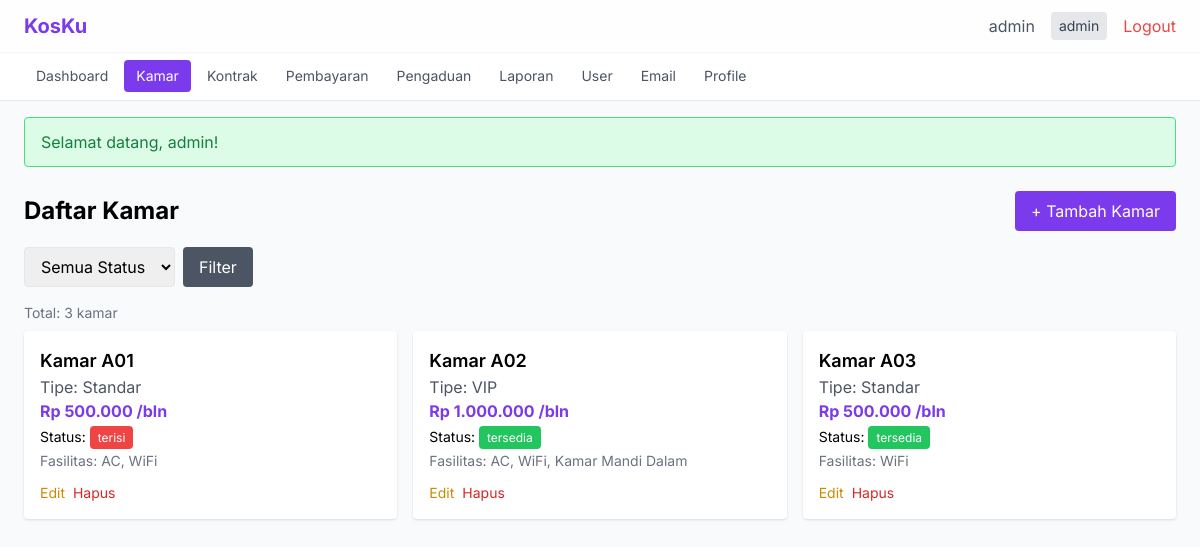
Page /kamar/index (signed in) on the committed database.
### tables this page shows
CREATE TABLE kamar (
    id INT AUTO_INCREMENT PRIMARY KEY,
    nomor_kamar VARCHAR(10) NOT NULL UNIQUE,
    tipe VARCHAR(50),
    harga DECIMAL(12,2) NOT NULL,
    kapasitas INT DEFAULT 1,
    fasilitas TEXT,
    status ENUM('tersedia', 'terisi', 'maintenance') NOT NULL DEFAULT 'tersedia',
    foto VARCHAR(255),
    created_at TIMESTAMP DEFAULT CURRENT_TIMESTAMP
);

### src/Controllers/KamarController.php (called while the page is built, shortened)
<?php
class KamarController
{
    private Kamar $kamar;
    public function __construct()
    {
        $this->kamar = new Kamar();
    }
    public function index(): void
    {
        $filter = '';
        $params = [];
        $data = $this->kamar->getAll($filter, $params);
        require_once __DIR__ . '/../../views/kamar/index.php';
    }
}

### public/index.php (called while the page is built, shortened)
<?php
$requestUri = $_SERVER['REQUEST_URI'] ?? '/';
$requestUri = parse_url($requestUri, PHP_URL_PATH);
$requestUri = ltrim($requestUri, '/');
$url = !empty($requestUri) ? $requestUri : ($_GET['url'] ?? '');
$url = rtrim($url, '/');
$url = filter_var($url, FILTER_SANITIZE_URL);
$url = explode('/', $url);
$controllerName = !empty($url[0]) ? ucfirst($url[0]) . 'Controller' : 'AuthController';
$defaultMethod = $controllerName === 'AuthController' ? 'login' : 'index';
$methodName = $url[1] ?? $defaultMethod;
$params = array_slice($url, 2);
$controller = new $controllerClass();
call_user_func_array([$controller, $methodName], $params);

### src/Models/Kamar.php (called while the page is built, shortened)
<?php
class Kamar
{
    private PDO $db;
    public function __construct()
    {
        $this->db = Database::getConnection();
    }
    public function getAll(string $filter = '', array $params = []): array
    {
        $sql = "SELECT * FROM kamar WHERE 1=1 $filter ORDER BY nomor_kamar";
        $stmt = $this->db->prepare($sql);
        $stmt->execute($params);
        return $stmt->fetchAll();
    }
}

### config/database.php (called while the page is built, shortened)
<?php
class Database
{
    private static ?PDO $instance = null;
    private static string $host = 'localhost';
    private static string $dbname = 'kos_management';
    private static string $user = 'root';
    private static string $pass = '';
    private static string $charset = 'utf8mb4';
    public static function getConnection(): PDO
    {
        if (self::$instance === null) {
            try {
                $dsn = "mysql:host=" . self::$host . ";dbname=" . self::$dbname . ";charset=" . self::$charset;
                self::$instance = new PDO($dsn, self::$user, self::$pass, [
                    PDO::ATTR_ERRMODE => PDO::ERRMODE_EXCEPTION,
                    PDO::ATTR_DEFAULT_FETCH_MODE => PDO::FETCH_ASSOC,
                    PDO::ATTR_EMULATE_PREPARES => false,
                ]);
            } catch (PDOException $e) {
                error_log("Database connection failed: " . $e->getMessage());
                http_response_code(500);
                require_once __DIR__ . '/../views/errors/500.php';
                exit;
            }
        }
        return self::$instance;
    }
}

### src/Helpers/Security.php (called while the page is built, shortened)
<?php
class Security
{
    public static function escapeHtml(string $data): string
    {
        return htmlspecialchars($data, ENT_QUOTES | ENT_HTML5, 'UTF-8');
    }
}

### views/kamar/index.php (the view, shortened to what this page needs)
<?php
require_once __DIR__ . '/../../src/Helpers/Security.php';
$role = $_SESSION['user_role'] ?? '';
$isOwner = in_array($role, ['admin', 'pemilik']);
?>
<?php require_once __DIR__ . '/../layouts/header.php'; ?>
<div class="max-w-7xl mx-auto">
    <div class="flex justify-between items-center mb-4">
        <h1 class="text-2xl font-bold">Daftar Kamar</h1>
        <?php if ($isOwner): ?>
        <a href="/kamar/create" class="bg-violet-600 text-white px-4 py-2 rounded hover:bg-violet-700">+ Tambah Kamar</a>
        <?php endif; ?>
    </div>
    <form method="GET" class="mb-4 flex gap-2">
        <select name="status" class="border rounded px-3 py-2">
            <option value="">Semua Status</option>
        </select>
        <button type="submit" class="bg-gray-600 text-white px-4 py-2 rounded">Filter</button>
    </form>
    <?php if (count($data) > 0): ?>
    <p class="text-sm text-gray-500 mb-2">Total: <?= count($data) ?> kamar</p>
    <div class="grid grid-cols-1 md:grid-cols-2 lg:grid-cols-3 gap-4">
        <?php foreach ($data as $row): ?>
        <div class="bg-white rounded shadow p-4 hover:shadow-lg transition-shadow duration-200 cursor-pointer" onclick="window.location='/kamar/detail/<?= $row['id'] ?>'">
            <h2 class="text-lg font-semibold">Kamar <?= Security::escapeHtml($row['nomor_kamar']) ?></h2>
            <p class="text-gray-600">Tipe: <?= Security::escapeHtml($row['tipe']) ?></p>
            <p class="text-violet-600 font-bold">Rp <?= number_format($row['harga'], 0, ',', '.') ?> /bln</p>
            <p class="text-sm mt-1">
                Status:
                <span class="px-2 py-1 rounded text-white text-xs
                    <?= $row['status'] == 'tersedia' ? 'bg-green-500' : ($row['status'] == 'terisi' ? 'bg-red-500' : 'bg-yellow-500') ?>">
                    <?= Security::escapeHtml($row['status']) ?>
                </span>
            </p>
            <p class="text-gray-500 text-sm mt-1">Fasilitas: <?= Security::escapeHtml($row['fasilitas']) ?></p>
            <div class="mt-3 flex gap-2">
                <?php if ($isOwner): ?>
                <a href="/kamar/edit/<?= $row['id'] ?>" class="text-yellow-600 text-sm" onclick="event.stopPropagation()">Edit</a>
                <a href="/kamar/delete/<?= $row['id'] ?>" class="text-red-600 text-sm" onclick="event.stopPropagation(); return confirm('Yakin hapus?')">Hapus</a>
                <?php endif; ?>
            </div>
        </div>
        <?php endforeach; ?>
    </div>
    <?php else: ?>
    <div class="bg-white rounded shadow p-6 text-center text-gray-500">
        Belum ada kamar.
    </div>
    <?php endif; ?>
</div>
<?php require_once __DIR__ . '/../layouts/footer.php'; ?>

### views/layouts/header.php (style rules this page uses)
body { font-family: 'Inter', sans-serif; }

### rows in the picture
kamar: nomor_kamar "A01", tipe "Standar", harga "500.000", status "terisi", fasilitas "AC, WiFi"
kamar: nomor_kamar "A02", tipe "VIP", harga "1.000.000", status "tersedia", fasilitas "AC, WiFi, Kamar Mandi Dalam"
kamar: nomor_kamar "A03", tipe "Standar", harga "500.000", status "tersedia", fasilitas "WiFi"

### other values in the picture
count($data) "3"
